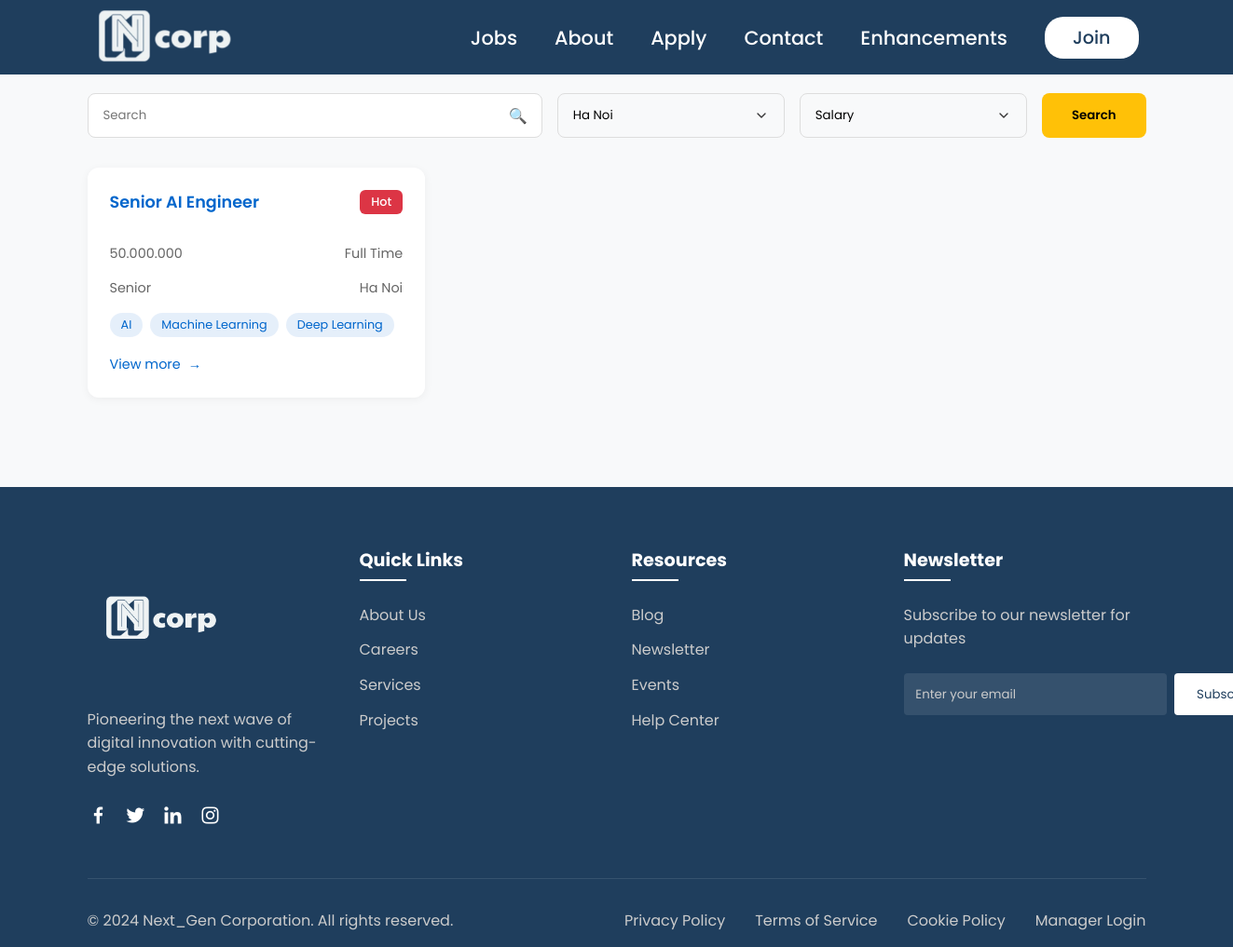
/jobs.php?location=Ha Noi, run on the app's committed database.
### tables this page shows
CREATE TABLE IF NOT EXISTS `jobs` (
  `id` int NOT NULL AUTO_INCREMENT,
  `title` varchar(255) NOT NULL,
  `tag` varchar(50) DEFAULT NULL,
  `salary` varchar(50) DEFAULT NULL,
  `type` varchar(50) DEFAULT NULL,
  `level` varchar(50) DEFAULT NULL,
  `location` varchar(100) DEFAULT NULL,
  `tags` TEXT DEFAULT NULL,
  `link` varchar(255) DEFAULT NULL,
  `description` text,
  PRIMARY KEY (`id`)
);

### jobs.php (the view, shortened to what this page needs)
<?php
    require("settings.php");
    $conn = new mysqli($host, $user, $pwd, $sql_db);
    $searchKeyword = isset($_GET['search']) ? strtolower(trim($_GET['search'])) : '';
    $filterLocation = isset($_GET['location']) ? $_GET['location'] : '';
    $queryConditions = array();
    $queryParams = array();
    $queryParamTypes = "";
    if ($filterLocation !== "") {
        $queryConditions[] = "location = ?";
        $queryParams[] = $filterLocation;
        $queryParamTypes .= "s";
    }
    $query = "SELECT * FROM jobs";
    if (count($queryConditions) > 0) {
        $query .= " WHERE " . implode(" AND ", $queryConditions);
    }
    $stmt = $conn->prepare($query);
    if (count($queryParams) > 0) {
        $stmt->bind_param($queryParamTypes, ...$queryParams);
    }
    $stmt->execute();
    $result = $stmt->get_result();
?>
<!DOCTYPE html>
<html lang="en">
<head>
    <link rel="stylesheet" href="styles/style.css">
    <link rel="stylesheet" href="styles/style-jobs.css">
    <link href='https://unpkg.com/boxicons@2.1.4/css/boxicons.min.css' rel='stylesheet'>
</head>
<body>
    <?php require("header.inc"); ?>
    <div class="container">
        <form class="search-container" method="GET">
            <div class="search-box">
                <input type="text" name="search" placeholder="Search" value="<?php echo htmlspecialchars($searchKeyword); ?>">
            </div>
            <select name="location">
                <?php
                $locations = ["Ha Noi", "Đa Nang", "Ho Chi Minh City", "Can Tho", "Hai Phong", "Ca Mau", "Quang Ninh", "International"];
                foreach ($locations as $location) {
                    echo '<option value="' . $location . '"' . ($filterLocation === $location ? ' selected' : '') . '>' . $location . '</option>';
                }
                ?>
            </select>
            <select name="salary">
                <option value="">Salary</option>
            </select>
            <button type="submit" class="search-btn">Search</button>
        </form>
        <div class="jobs-grid">
            <?php while ($job = $result->fetch_assoc()): ?>
                <div class="job-card">
                    <div class="job-header">
                        <h3 class="job-title"><?php echo htmlspecialchars($job['title']); ?></h3>
                        <span class="hot-tag"><?php echo htmlspecialchars($job['tag']); ?></span>
                    </div>
                    <div class="job-info">
                        <span><?php echo htmlspecialchars($job['salary']); ?></span>
                        <span><?php echo htmlspecialchars($job['type']); ?></span>
                    </div>
                    <div class="job-info">
                        <span><?php echo htmlspecialchars($job['level']); ?></span>
                        <span><?php echo htmlspecialchars($job['location']); ?></span>
                    </div>
                    <div class="tags">
                        <?php foreach (json_decode($job['tags']) as $tag): ?>
                            <span class="tag"><?php echo htmlspecialchars(trim($tag)); ?></span>
                        <?php endforeach; ?>
                    </div>
                    <a href="job_detail.php?id=<?php echo $job['id']; ?>" class="view-more">View more</a>
                </div>
            <?php endwhile; ?>
        </div>
    </div>
    <?php require("footer.inc"); ?>
</body>
</html>

### styles/style.css (style rules this page uses)
* { margin: 0; padding: 0; box-sizing: border-box; font-family: "Poppins", sans-serif; }
body { position: relative; }
h3 { font-size: 1.2rem; font-weight: 500; padding-bottom: 1rem; text-align: center; }

### styles/style-jobs.css (style rules this page uses)
:root { --primary: #0066CC; --hot: #dc3545; --yellow: #ffc107; }
body { background-color: #f8f9fa; min-height: 100vh; }
.container { max-width: 1200px; margin: 0 auto; padding: 2rem; padding-top: 100px; }
.search-container { display: grid; grid-template-columns: 2fr 1fr 1fr auto; gap: 1rem; margin-bottom: 2rem; animation: slideDown 0.5s ease-out; }
.search-box { position: relative; }
.search-box input { width: 100%; padding: 0.8rem 1rem; padding-right: 2.5rem; border: 1px solid #ddd; border-radius: 8px; transition: all 0.3s ease; }
.search-box::after { content: '🔍'; position: absolute; right: 1rem; top: 50%; transform: translateY(-50%); pointer-events: none; }
select { padding: 0.8rem 1rem; border: 1px solid #ddd; border-radius: 8px; appearance: none; transition: all 0.3s ease; }
.search-btn { padding: 0.8rem 2rem; background: var(--yellow); border: none; border-radius: 8px; font-weight: 600; cursor: pointer; transition: all 0.3s ease; }
.jobs-grid { display: grid; grid-template-columns: repeat(auto-fill, minmax(300px, 1fr)); gap: 1.5rem; }
.job-card { background: white; border-radius: 12px; padding: 1.5rem; box-shadow: 0 2px 10px rgba(0, 0, 0, 0.05); transition: all 0.3s cubic-bezier(0.4, 0, 0.2, 1); animation: fadeIn 0.5s ease-out forwards; opacity: 0; }
.job-header { display: flex; justify-content: space-between; align-items: flex-start; margin-bottom: 1rem; }
.job-title { color: var(--primary); font-size: 1.1rem; font-weight: 600; }
.hot-tag { background: var(--hot); color: white; padding: 0.25rem 0.75rem; border-radius: 6px; font-size: 0.8rem; font-weight: 500; animation: pulse 2s infinite; }
.job-info { display: flex; justify-content: space-between; color: #666; margin-bottom: 1rem; font-size: 0.9rem; }
.tags { display: flex; flex-wrap: wrap; gap: 0.5rem; margin-bottom: 1rem; }
.tag { background: rgba(0, 102, 204, 0.1); color: var(--primary); padding: 0.25rem 0.75rem; border-radius: 999px; font-size: 0.8rem; }
.view-more { color: var(--primary); text-decoration: none; font-size: 0.9rem; display: inline-flex; align-items: center; transition: all 0.3s ease; }
.view-more::after { content: '→'; margin-left: 0.5rem; transition: transform 0.3s ease; }
.job-card { animation-delay: calc(var(--order) * 0.1s); }

### data on the page
jobs: title "Senior AI Engineer", tag "Hot", salary "50.000.000", type "Full Time", level "Senior", location "Ha Noi", tags "AI", tags "Machine Learning", tags "Deep Learning"

### other printed values
form field location "Ha Noi"
